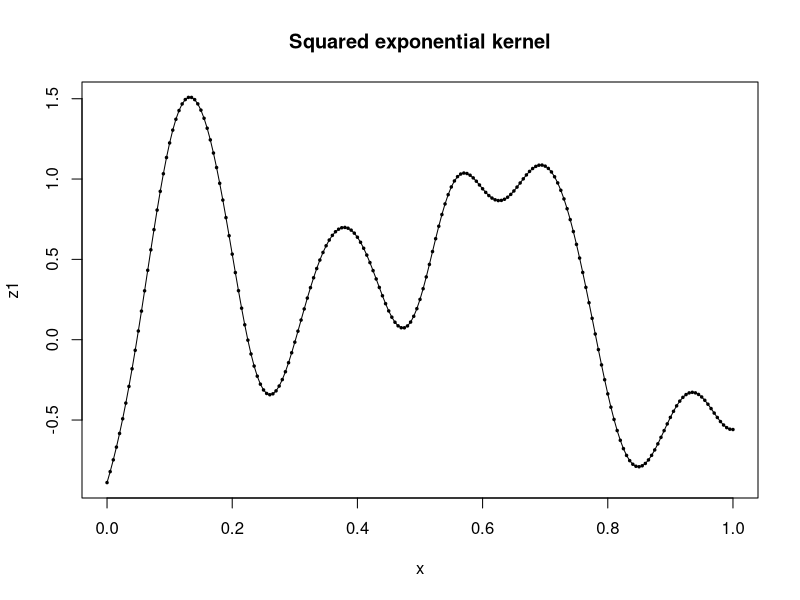
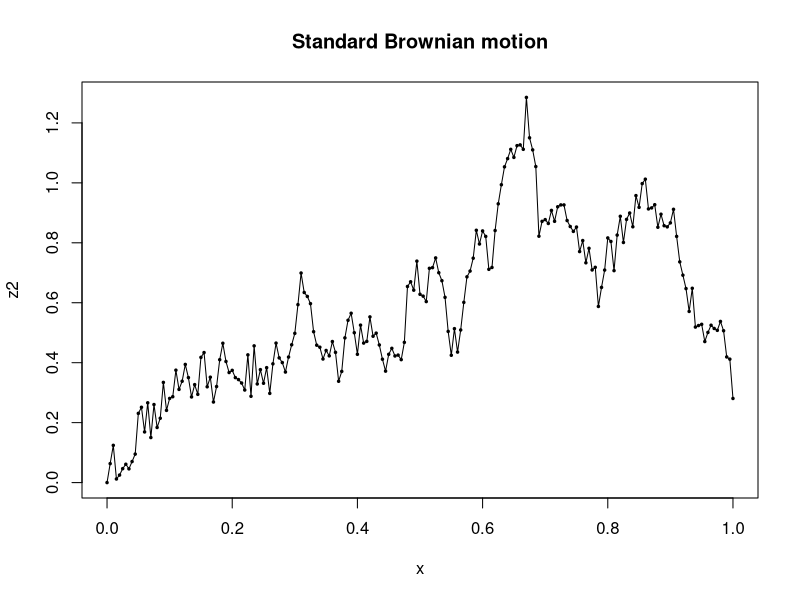

Here is the R script that generated these plots, in order:
### simulation of GP with specified kernels

## kernel function
k <- function(x, x_prime, type = c('se', 'brownian', 'laplace')){
  if (type == 'se') 
    return(exp(-100*(x-x_prime)^2))
  if (type == 'brownian')
    return(min(x,x_prime))
  if (type == 'laplace')
    return(exp(-abs(x-x_prime)))
}

## points to sample
x <- seq(0, 1, 0.005)
n <- length(x)

## kernel type
t <- c('se', 'brownian', 'laplace')

# squared exponential kernel
c1 <- matrix(rep(0,n*n), nrow = n)
for (i in 1:n) {
  for (j in 1:n) {
    c1[i,j] <- k(x[i], x[j], t[1])
  }
}
# standard brownian motion
c2 <- matrix(rep(0,n*n), nrow = n)
for (i in 1:n) {
  for (j in 1:n) {
    c2[i,j] <- k(x[i], x[j], t[2])
  }
}

## sample
# squared exponential kernel
set.seed(3)
u <- rnorm(n)
s1 <- svd(c1)
d1 <- diag(s1$d)
z1 <- s1$u%*%sqrt(d1)%*%u
# standard brownian motion
s2 <- svd(c2)
d2 <- diag(s2$d)
z2 <- s2$u%*%sqrt(d2)%*%u

## plot
plot(x, z1, pch = 20, cex = 0.5, main = 'Squared exponential kernel')
lines(x, z1, type = 'l')
plot(x, z2, pch = 20, cex = 0.5, main = 'Standard Brownian motion')
lines(x, z2, type = 'l')
